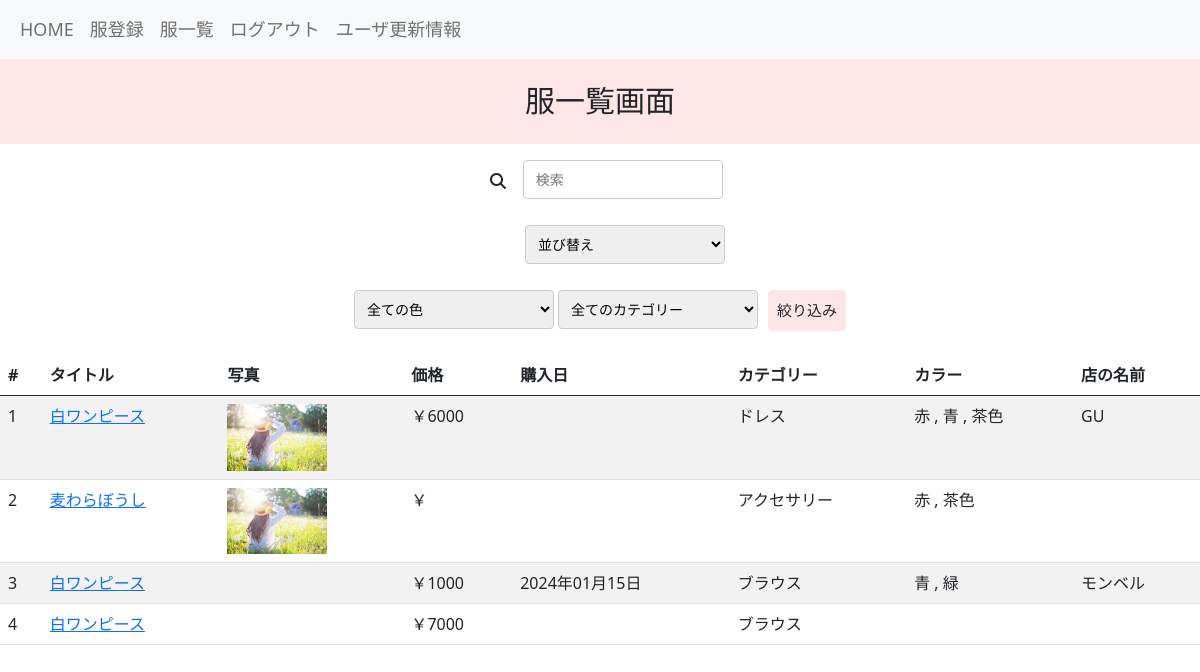
Screenshot of /boards/list_clothe (signed in) with the database file from the repository.
### boards/models.py (models this page shows, shortened)
class Clothes(models.Model):
    title = models.CharField(max_length=255)
    picture = models.ImageField(upload_to='closet_project/media/', null=True, blank=True)
    price = models.IntegerField(default=0, null=True, blank=True)
    purchase_date = models.DateField(null=True,blank=True)
    user = models.ForeignKey(
        'accounts.Users', on_delete=models.CASCADE
    )
    category = models.ForeignKey(
        'Categories', on_delete=models.CASCADE
    )
    color = models.ManyToManyField(
        Colors, blank=True, through='Clothe_Colors', related_name='clothe'
    )
    store = models.CharField(max_length=255, default='')
    created_at = models.DateTimeField(auto_now_add=True)
    updated_at = models.DateTimeField(auto_now=True)
    objects = ClothesManager()
    class Meta:
        db_table = 'clothes'

class Categories(models.Model):
    BLOUSE = 'blouse'
    SHIRT = 'shirt'
    SWEAT = 'sweat'
    KNIT = 'knit'
    PANTS = 'pants'
    SKIRT = 'skirt'
    JACKET = 'jacket'
    CARDIGAN = 'cardigan'
    COAT = 'coat'
    DRESS = 'dress'
    SHOES = 'shoes'
    ACCESSORY = 'accessory'
    BAG = 'bag'
    category_name = models.CharField(max_length=255)
    created_at = models.DateTimeField(auto_now_add=True)
    updated_at = models.DateTimeField(auto_now=True)
    class Meta:
        db_table = 'categories'

class Colors(models.Model):
    PINK = 'pink'
    RED = 'red'
    ORANGE = 'orange'
    BROWN = 'brown'
    YELLOW = 'yellow'
    BLUE = 'blue'
    GREEN = 'green'
    BLACK = 'black'
    WHITE = 'white'
    color_name = models.CharField(max_length=10)
    created_at = models.DateTimeField(auto_now_add=True)
    updated_at = models.DateTimeField(auto_now=True)
    class Meta:
        db_table = 'colors'

### boards/views.py (the view)
# urls.py: path('list_clothe', views.list_clothe, name='list_clothe'),
@login_required
def list_clothe(request):
    sort_option = request.GET.get('sort', '')  # URL パラメーターからソートオプションを取得
    color = Colors.objects.all()
    category = Categories.objects.all()
    selected_color = request.GET.get('color')
    selected_category = request.GET.get('category')
    search_query = request.GET.get('search')
    clothe = Clothes.objects.filter(user=request.user)
    if selected_color:
        clothe = clothe.filter(color__color_name=selected_color)
    if selected_category:
        clothe = clothe.filter(category__category_name=selected_category)
    if search_query:
        clothe = clothe.filter(
            Q(title__icontains=search_query) |
            Q(store__icontains=search_query)
        )
    if sort_option == 'price_low':
        clothe = clothe.order_by('price')
    elif sort_option == 'price_high':
        clothe = clothe.order_by('-price')
    elif sort_option == 'date_new':
        clothe = clothe.order_by('-purchase_date')
    elif sort_option == 'date_old':
        clothe = clothe.order_by('purchase_date')
    return render(
        request, 'boards/list_clothe.html', context={
            'clothe': clothe,
            'color': color,
            'category': category,
            'selected_color': selected_color,
            'selected_category': selected_category,
            'search_query': search_query,
        }
    )

### templates/boards/list_clothe.html (shortened to what this page needs)
{% extends "base.html" %}
{% block content %}
<p class="custom-paragraph">服一覧画面</p>
<div class="row justify-content-center">
  <div class="col-md-8">
  <form id="searchForm" method="GET" class="text-center mb-3 form-element">
    <button type="submit" class="btn"><i class="fas fa-search"></i></button>
    <input type="text" name="search" id="search" placeholder=" 検索 ">
  </form>
  <form id="sortForm" method="GET" class="text-center mb-3 form-element">
    <select name="sort" id="sort" onchange="submitSortForm()">
      <option value="">並び替え</option>
    </select>
  </form>
  <form id="filterForm" method="GET" class="text-center mb-3 form-element">
    <select name="color" id="color">
        <option value="">全ての色</option>
    </select>
    <select name="category" id="category" >
        <option value="">全てのカテゴリー</option>
      <input type="submit" value="絞り込み" class="btn custom-btn">
    </select>
  </form>
  </div>
</div>
   <table class="table table-striped table-hover">
    <thead>
      <tr>
        <th>#</th>
        <th>タイトル</th>
        <th>写真</th>
        <th>価格</th>
        <th>購入日</th>
        <th>カテゴリー</th>
        <th>カラー</th>
        <th>店の名前</th>
      </tr>
    </thead>
    <tbody>
    {% for clothe in clothe %}
      <tr>
        <td>{{ forloop.counter }}</td>
        <td><a href="{% url 'boards:detail_clothe' pk=clothe.pk %}">{{ clothe.title }}</a></td>
        <td>
          {% if clothe.picture %}
          <img src="{{ clothe.picture.url }}" alt="{{ clothe.title }}" width="100">
          {% endif %}
        </td>
        <td>{{ "￥"|default_if_none:"" }}{{ clothe.price|default_if_none:"" }}</td>
        <td>{{ clothe.purchase_date|date:"Y年m月d日"|default_if_none:"" }}</td>
        <td>{{ clothe.category.category_name }}</td>
        <td>
          {% for color in clothe.color.all %}
            {{ color.color_name }}
            {% if not forloop.last %}, {% endif %}
          {% endfor %}
        </td>
        <td>{{ clothe.store }}</td>
      </tr>
        {% endfor %}
    </tbody>
  </table>
{% endblock %}

### templates/base.html (shortened to what this page needs)
<!DOCTYPE html>
{% load static %}
<html lang="ja">
  <head>
    <link href="https://cdn.jsdelivr.net/npm/bootstrap@5.0.2/dist/css/bootstrap.min.css" rel="stylesheet">
    <link rel="stylesheet" href="{% static 'css/style.css' %}">
    <link rel="stylesheet" href="https://cdnjs.cloudflare.com/ajax/libs/font-awesome/6.5.1/css/all.min.css">
  </head>
<body class="home-page">
  <nav class="navbar navbar-expand-lg navbar-light bg-light">
    <div class="container-fluid">
    <div class="collapse navbar-collapse" id="navbarNav">
        <ul class="navbar-nav ml-auto mr-3">
      <a class="nav-link" href="{% url 'accounts:home' %}">HOME</a>
          {% if user.is_authenticated %}
          <li class="nav-item">
            <a class="nav-link" href="{% url 'boards:create_clothe' %}">服登録</a>
          </li>
          <li class="nav-item">
            <a class="nav-link" href="{% url 'boards:list_clothe' %}">服一覧</a>
          </li>
          <li class="nav-item">
            <a class="nav-link" href="{% url 'accounts:user_logout' %}">ログアウト</a>
          </li>
          <li class="nav-item">
            <a class="nav-link" href="{% url 'accounts:user_edit' %}">ユーザ更新情報</a>
          </li>
          {% endif %}
        </ul>
      </div>
    </div>
  </nav>
  {% block content %}{% endblock %}
</body>
</html>

### static/css/style.css (style rules this page uses)
body { text-size-adjust: 100%; -webkit-text-size-adjust: 100%; }
.custom-paragraph { font-family: 'Arial', sans-serif; font-size: 30px; background-color: #ffe6e6; text-align: center; padding: 20px; line-height: 1.5; }
.custom-btn { background-color: #ffe6e6; border: 1px solid #ffe6e6; border-radius: 4px; padding: 8px; font-size: 15px; cursor: pointer; margin-left: 10px; }
#search { width: 200px; box-sizing: border-box; padding: 8px; font-size: 14px; border: 1px solid #ccc; border-radius: 4px; margin-bottom: 10px; }
#category, #color { width: 200px; box-sizing: border-box; padding: 8px; font-size: 14px; border: 1px solid #ccc; border-radius: 4px; margin-bottom: 10px; }
#sort { width: 200px; box-sizing: border-box; padding: 8px; font-size: 14px; border: 1px solid #ccc; border-radius: 4px; margin-bottom: 10px; margin-left: 50px; }

### templates/base.html (style rules this page uses)
.navbar-nav .nav-link, .navbar-brand { font-size: 18px; }

### rows the page displays
Clothes: title "白ワンピース", picture (picture), value "￥", price "6000", category.category_name "ドレス", store "GU"
Colors: color_name "赤"
Colors: color_name "青"
Colors: color_name "茶色"
Clothes: title "麦わらぼうし", picture (picture), value "￥", category.category_name "アクセサリー"
Clothes: title "白ワンピース", value "￥", price "1000", purchase_date "2024年01月15日", category.category_name "ブラウス", store "モンベル"
Colors: color_name "緑"
Clothes: title "白ワンピース", value "￥", price "7000", category.category_name "ブラウス"
